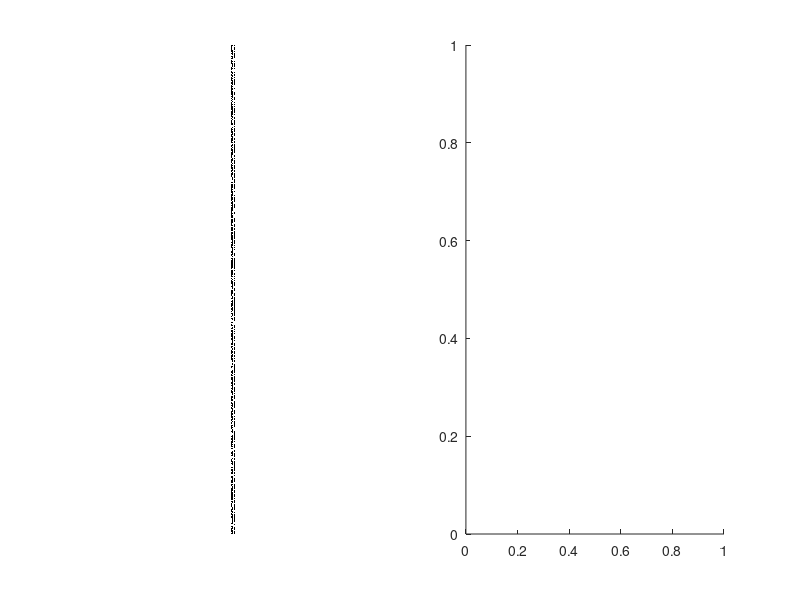

Here is the MATLAB script that generated this plot: (Note: this script raises an error after producing the figure.)

function hw2()
    global images;
    images = genImages(10);
    showImage = false;
    
    if showImage
        for ii = 1:size(images, 3)
            %display(strcat('Image ', num2str(ii)));
            imshow(images(:, :, ii));
            drawnow;
        end
    end
    
    global noise
    noise = EST_NOISE(images);
    
    display('**************************************');
    display('Problem 1-3: Filtering Images')
    display('**************************************');
    
    displayNoise('Noisy Images:', mean2(noise));
    
    box3.filtered = boxCube(images, 3);
    box3.noise = EST_NOISE(box3.filtered);
    displayNoise('Box 3 Filtered:', mean2(box3.noise));
    
    gauss.filtered = gaussCube(images, 3, 2);
    gauss.noise = EST_NOISE(gauss.filtered);
    displayNoise('Gauss Filtered:', mean2(gauss.noise));

    gauss2.filtered = gaussCube2(images, 3, 2);
    gauss2.noise = EST_NOISE(gauss2.filtered);
    displayNoise('Gauss Filtered Separable:', mean2(gauss2.noise));

    averagingFilters(showImage);
    saltPepperImage();
    medianFilter();
    stepProfile();
end

function displayNoise(type, noise)
% Prints the type of noise and the corresponding average noise
    display(strcat(type, ' ', num2str(noise)));
end

function images = genImages(numImages)
% Problem 1
% Generates numImages images of color gray level 128 with zero mean
% gaussian noise with standard deviation 2. 
% Returns cube with the image on XY plane and the stack of images going
% back along Z plane. 
    images = [];
    for i = 1:numImages
        image = uint8(128 * ones(256, 256));
        image = imnoise(image, 'gaussian', 0, 2^2);
        images = cat(3, images, image);
    end
    
end

function filtered = boxCube(cube, n)
% Problem 2
% Applies an n by n box filter to the given cube. Cube consists of multiple
% frames. Returns the filtered result. 
    filtered = [];
    for frameNum = 1:size(cube, 3)
        frame = cube(:, :, frameNum);
        filtered = cat(3, filtered, box(frame, n));
    end
    
end

function filtered = box(frame, n)
% Problem 2
% Applies an n by n box filter to the given frame.
% Returns the filtered result. 
    filtered = imfilter(frame, (1/(n * n)) * ones(n));
end

function filtered = gaussCube(cube, n, sigma)
% Problem 3
%
% Applies an n by n gauss filter to the given cube using the 2D gaussian 
% filter.
    filtered = [];
    for frameNum = 1:size(cube, 3)
        frame = cube(:, :, frameNum);
        filtered = cat(3, filtered, gaussian(frame, n, sigma));
    end
    
end

function filtered = gaussian(frame, n, sigma)
% Applies an n by n box filter to the given frame.
% https://stackoverflow.com/questions/27499057/how-do-i-create-and-apply-a-gaussian-filter-in-matlab-without-using-fspecial-im

    % Generate horizontal and vertical co-ordinates, where
    % the origin is in the middle
    ind = -floor(n/2) : floor(n/2);
    [X Y] = meshgrid(ind, ind);

    % Create Gaussian Mask
    h = exp(-(X.^2 + Y.^2) / (2*sigma*sigma));

    % Normalize so that total area (sum of all weights) is 1
    h = h / sum(h(:));
    
    filtered = imfilter(frame, h);
end

function filtered = gaussCube2(cube, n, sigma)
% Problem 3
% Applies an n by n gauss filter to the given cube using the two 1D 
% gaussian filters.
    filtered = [];
    for frameNum = 1:size(cube, 3)
        frame = cube(:, :, frameNum);
        filtered = cat(3, filtered, gaussianSeparable(frame, n, sigma));
    end
    
end

function filtered = gaussianSeparable(frame, k, sigma)
    % Problem 3
    % Creates two 1D Masks that can be convolved to produce a 2D gaussian
    % filter
    
    % Generate horizontal and vertical co-ordinates, where
    % the origin is in the middle
    ind = -floor(k/2) : floor(k/2);
    [X, Y] = meshgrid(ind, ind);

    hx = gaussian1D(X);
    hy = gaussian1D(Y);
    
    for row = 1: size(frame, 1)
        frame(row, :) = conv(frame(row, :), hx, 'same');
    end
    
    for col = 1: size(frame, 2)
        frame(:, col) = conv(frame(:, col), hy, 'same');
    end
    
    filtered = frame;
    
    function h = gaussian1D(vector)
        % Create Gaussian Mask
        h = exp(-(vector.^2) / (2*sigma*sigma))/sqrt(k);
        
        % Normalize so that total area (sum of all weights) is 1
        h = h / sum(h);
    end
end

function noise = EST_NOISE(images)
% General funciton for estimating the noise as per Chapter 2 of Trucco and
% Verri
% Images is a data cube with XY being the representation of a single image
% and Z being imagne number n. 
    E_Images = double(sum(images, 3) / size(images, 3));
    
    noise = double(zeros(size(images, 1), size(images,2)));
    for image = 1:size(images, 3)
        this_iteration = (E_Images - double(images(:, :, image))).^2; 
        noise = noise + this_iteration;
    end
        
    noise = sqrt(noise / (size(images, 3) - 1));
end

function averagingFilters(showImage)
% Problem 4
% Applies two different averaging filters to the image given in problem 4. 
% Prints the filtered results. 

    filterA = 1/5 * [1 1 1 1 1];
    filterB = 1/10 * [1 2 3 2 1];
    image = [10 10 10 10 10 40 40 40 40 40];
    
    filteredUniform = conv(image, filterA, 'same');
    filteredGaussian = conv(image, filterB, 'same');
    
    if showImage
        figure;
        subplot(1, 3, 1);
        imshow(image);
        subplot(1, 3, 2);
        imshow(filteredUniform);
        subplot(1, 3, 3);
        imshow(filteredGaussian);
    end
    
    display('**************************************');
    display('Problem 4: Averaging Filters')
    display('**************************************');
    display(strcat('Original image: ', mat2str(image)));
    display(strcat('Filtered Uniform : ', mat2str(filteredUniform)));
    display(strcat('Filtered Gaussian: ', mat2str(filteredGaussian)));

end

function saltPepperImage()
% Problem 5
% Finds the PDF for the pixels surrounding a gray line on a salt and pepper
% background. 
    PEPPER = 100;
    SALT = 0;
    GRAY = 50;
    
    % Create the salt and pepper background
    image = rand(500, 5);
    image(image >= .7) = PEPPER;
    image(image < .7) = SALT;
    
    % Draw the vertical line 
    for row = 1:size(image, 1)
       image(row, ceil(size(image,2)/2)) = GRAY;
    end
    
    figure;
    subplot(1, 2, 1);
    imshow(image);
    filter = [-1, 2, -1];
    filterResults = imfilter(image, filter, 'same');
    resultsOfInterest = cat(1, filterResults(:, 2), filterResults(:, 4));
    
    subplot(1, 2, 2);
    pie(categorical(resultsOfInterest));
    title('Problem 5: Distribution of values surrounding vertical line');

end

function medianFilter()
% Problem 6
% Filters the image described in problem 6 using a 3x3 median filter. 
    % Create image
    image = zeros(8, 8);
    
    for i = 1:8
        for j = 1:8
            image(i, j) = abs((i - 1) - (j -1));
        end
    end
    
    % Filter
    filtered = zeros(8, 8);
    filtered(1, :) = image(1, :);
    filtered(8, :) = image(8, :);
    filtered(:, 1) = image(:, 1);
    filtered(:, 8) = image(:, 8);
    
    for i = 2:7
        for j = 2:7
            filtered(i, j) = median9(image, i, j);
        end 
    end
    
    function med = median9(image, i, j)
        values = zeros(3, 3);
        
        for i2 = -1:1
            for j2 = -1:1
                values(i2 + 2, j2 + 2) = image(i + i2, j + j2);
            end
        end
        
        med = median(values(:));
    end
    display('**************************************');
    display('Problem 6: Median Filters')
    display('**************************************');
    image
    filtered
end

function stepProfile() 
% Problem 7
% Filters a step image of with both an averaging filter and a median
% filter. Median filter doesn't change the step, averaging filter does. 
    image = [4 4 4 4 8 8 8 8];
    
    filter = 1/4 * [1 2 1];
    average = conv(image, filter, 'same');
    
    medianFiltered = image;
    for i = 2:length(image) - 1
        medianFiltered(i) = median([image(i - 1), image(i), image(i + 1)]);
    end
    
    display('**************************************');
    display('Problem 7: 1D Step Profile')
    display('**************************************');
    average         % Blends the step. 
    medianFiltered  % Remains unchanged
    
end
